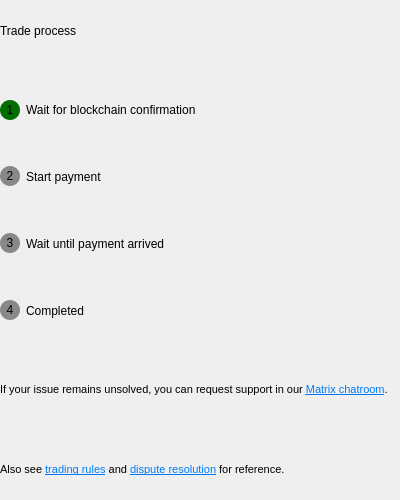
<?xml version="1.0" encoding="UTF-8"?>
<ui version="4.0">
 <class>TradeProcessBuyerSteps</class>
 <widget class="QWidget" name="TradeProcessBuyerSteps">
  <property name="geometry">
   <rect>
    <x>0</x>
    <y>0</y>
    <width>400</width>
    <height>500</height>
   </rect>
  </property>
  <property name="sizePolicy">
   <sizepolicy hsizetype="Preferred" vsizetype="Preferred">
    <horstretch>0</horstretch>
    <verstretch>0</verstretch>
   </sizepolicy>
  </property>
  <property name="windowTitle">
   <string>Form</string>
  </property>
  <layout class="QVBoxLayout" name="main_layout">
   <property name="leftMargin">
    <number>0</number>
   </property>
   <property name="topMargin">
    <number>0</number>
   </property>
   <property name="rightMargin">
    <number>0</number>
   </property>
   <property name="bottomMargin">
    <number>0</number>
   </property>
   <item>
    <layout class="QHBoxLayout" name="horizontalLayout">
     <item>
      <widget class="QLabel" name="label">
       <property name="text">
        <string>Trade process</string>
       </property>
      </widget>
     </item>
     <item>
      <spacer name="horizontalSpacer">
       <property name="orientation">
        <enum>Qt::Horizontal</enum>
       </property>
       <property name="sizeHint" stdset="0">
        <size>
         <width>40</width>
         <height>20</height>
        </size>
       </property>
      </spacer>
     </item>
    </layout>
   </item>
   <item>
    <spacer name="verticalSpacer_4">
     <property name="orientation">
      <enum>Qt::Vertical</enum>
     </property>
     <property name="sizeType">
      <enum>QSizePolicy::Fixed</enum>
     </property>
     <property name="sizeHint" stdset="0">
      <size>
       <width>20</width>
       <height>13</height>
      </size>
     </property>
    </spacer>
   </item>
   <item>
    <layout class="QHBoxLayout" name="horizontalLayout_2">
     <item>
      <widget class="QLabel" name="label_2">
       <property name="minimumSize">
        <size>
         <width>20</width>
         <height>20</height>
        </size>
       </property>
       <property name="maximumSize">
        <size>
         <width>20</width>
         <height>20</height>
        </size>
       </property>
       <property name="styleSheet">
        <string notr="true">QLabel {
    background-color: #006f00;
    color: black;
    border-radius: 10px;
}</string>
       </property>
       <property name="text">
        <string>1</string>
       </property>
       <property name="alignment">
        <set>Qt::AlignCenter</set>
       </property>
      </widget>
     </item>
     <item>
      <widget class="QLabel" name="label_6">
       <property name="text">
        <string>Wait for blockchain confirmation</string>
       </property>
      </widget>
     </item>
     <item>
      <spacer name="horizontalSpacer_2">
       <property name="orientation">
        <enum>Qt::Horizontal</enum>
       </property>
       <property name="sizeHint" stdset="0">
        <size>
         <width>40</width>
         <height>20</height>
        </size>
       </property>
      </spacer>
     </item>
    </layout>
   </item>
   <item>
    <layout class="QHBoxLayout" name="horizontalLayout_3">
     <item>
      <widget class="QLabel" name="label_3">
       <property name="minimumSize">
        <size>
         <width>20</width>
         <height>20</height>
        </size>
       </property>
       <property name="maximumSize">
        <size>
         <width>20</width>
         <height>20</height>
        </size>
       </property>
       <property name="styleSheet">
        <string notr="true">QLabel {
    background-color: #888888;
    color: black;
    border-radius: 10px;
}</string>
       </property>
       <property name="text">
        <string>2</string>
       </property>
       <property name="alignment">
        <set>Qt::AlignCenter</set>
       </property>
      </widget>
     </item>
     <item>
      <widget class="QLabel" name="label_7">
       <property name="text">
        <string>Start payment</string>
       </property>
      </widget>
     </item>
     <item>
      <spacer name="horizontalSpacer_3">
       <property name="orientation">
        <enum>Qt::Horizontal</enum>
       </property>
       <property name="sizeHint" stdset="0">
        <size>
         <width>40</width>
         <height>20</height>
        </size>
       </property>
      </spacer>
     </item>
    </layout>
   </item>
   <item>
    <layout class="QHBoxLayout" name="horizontalLayout_4">
     <item>
      <widget class="QLabel" name="label_4">
       <property name="minimumSize">
        <size>
         <width>20</width>
         <height>20</height>
        </size>
       </property>
       <property name="maximumSize">
        <size>
         <width>20</width>
         <height>20</height>
        </size>
       </property>
       <property name="styleSheet">
        <string notr="true">QLabel {
    background-color: #888888;
    color: black;
    border-radius: 10px;
}</string>
       </property>
       <property name="text">
        <string>3</string>
       </property>
       <property name="alignment">
        <set>Qt::AlignCenter</set>
       </property>
      </widget>
     </item>
     <item>
      <widget class="QLabel" name="label_8">
       <property name="text">
        <string>Wait until payment arrived</string>
       </property>
      </widget>
     </item>
     <item>
      <spacer name="horizontalSpacer_4">
       <property name="orientation">
        <enum>Qt::Horizontal</enum>
       </property>
       <property name="sizeHint" stdset="0">
        <size>
         <width>40</width>
         <height>20</height>
        </size>
       </property>
      </spacer>
     </item>
    </layout>
   </item>
   <item>
    <layout class="QHBoxLayout" name="horizontalLayout_5">
     <item>
      <widget class="QLabel" name="label_5">
       <property name="minimumSize">
        <size>
         <width>20</width>
         <height>20</height>
        </size>
       </property>
       <property name="maximumSize">
        <size>
         <width>20</width>
         <height>20</height>
        </size>
       </property>
       <property name="styleSheet">
        <string notr="true">QLabel {
    background-color: #888888;
    color: black;
    border-radius: 10px;
}</string>
       </property>
       <property name="text">
        <string>4</string>
       </property>
       <property name="alignment">
        <set>Qt::AlignCenter</set>
       </property>
      </widget>
     </item>
     <item>
      <widget class="QLabel" name="label_9">
       <property name="text">
        <string>Completed</string>
       </property>
      </widget>
     </item>
     <item>
      <spacer name="horizontalSpacer_5">
       <property name="orientation">
        <enum>Qt::Horizontal</enum>
       </property>
       <property name="sizeHint" stdset="0">
        <size>
         <width>40</width>
         <height>20</height>
        </size>
       </property>
      </spacer>
     </item>
    </layout>
   </item>
   <item>
    <spacer name="verticalSpacer">
     <property name="orientation">
      <enum>Qt::Vertical</enum>
     </property>
     <property name="sizeType">
      <enum>QSizePolicy::Fixed</enum>
     </property>
     <property name="sizeHint" stdset="0">
      <size>
       <width>20</width>
       <height>13</height>
      </size>
     </property>
    </spacer>
   </item>
   <item>
    <layout class="QHBoxLayout" name="trade_process_step_layout">
     <property name="spacing">
      <number>0</number>
     </property>
    </layout>
   </item>
   <item>
    <widget class="QLabel" name="label_11">
     <property name="sizePolicy">
      <sizepolicy hsizetype="Preferred" vsizetype="Minimum">
       <horstretch>0</horstretch>
       <verstretch>0</verstretch>
      </sizepolicy>
     </property>
     <property name="minimumSize">
      <size>
       <width>0</width>
       <height>0</height>
      </size>
     </property>
     <property name="font">
      <font>
       <pointsize>8</pointsize>
      </font>
     </property>
     <property name="text">
      <string>&lt;html&gt;&lt;head/&gt;&lt;body&gt;&lt;p&gt;If your issue remains unsolved, you can request support in our &lt;a href=&quot;https://bisq.chat&quot;&gt;&lt;span style=&quot; text-decoration: underline; color:#007af4;&quot;&gt;Matrix chatroom&lt;/span&gt;&lt;/a&gt;.&lt;/p&gt;&lt;/body&gt;&lt;/html&gt;</string>
     </property>
     <property name="textFormat">
      <enum>Qt::RichText</enum>
     </property>
     <property name="wordWrap">
      <bool>true</bool>
     </property>
     <property name="openExternalLinks">
      <bool>true</bool>
     </property>
    </widget>
   </item>
   <item>
    <spacer name="verticalSpacer_2">
     <property name="orientation">
      <enum>Qt::Vertical</enum>
     </property>
     <property name="sizeType">
      <enum>QSizePolicy::Fixed</enum>
     </property>
     <property name="sizeHint" stdset="0">
      <size>
       <width>20</width>
       <height>13</height>
      </size>
     </property>
    </spacer>
   </item>
   <item>
    <widget class="QLabel" name="label_12">
     <property name="font">
      <font>
       <pointsize>8</pointsize>
      </font>
     </property>
     <property name="text">
      <string>&lt;html&gt;&lt;head/&gt;&lt;body&gt;&lt;p&gt;Also see &lt;a href=&quot;https://bisq.wiki/Trading_rules&quot;&gt;&lt;span style=&quot; text-decoration: underline; color:#007af4;&quot;&gt;trading rules&lt;/span&gt;&lt;/a&gt; and &lt;a href=&quot;https://bisq.wiki/Dispute_Resolution_in_Bisq_1&quot;&gt;&lt;span style=&quot; text-decoration: underline; color:#007af4;&quot;&gt;dispute resolution&lt;/span&gt;&lt;/a&gt; for reference.&lt;/p&gt;&lt;/body&gt;&lt;/html&gt;</string>
     </property>
     <property name="textFormat">
      <enum>Qt::RichText</enum>
     </property>
     <property name="wordWrap">
      <bool>true</bool>
     </property>
     <property name="openExternalLinks">
      <bool>true</bool>
     </property>
    </widget>
   </item>
  </layout>
 </widget>
 <resources/>
 <connections/>
</ui>
